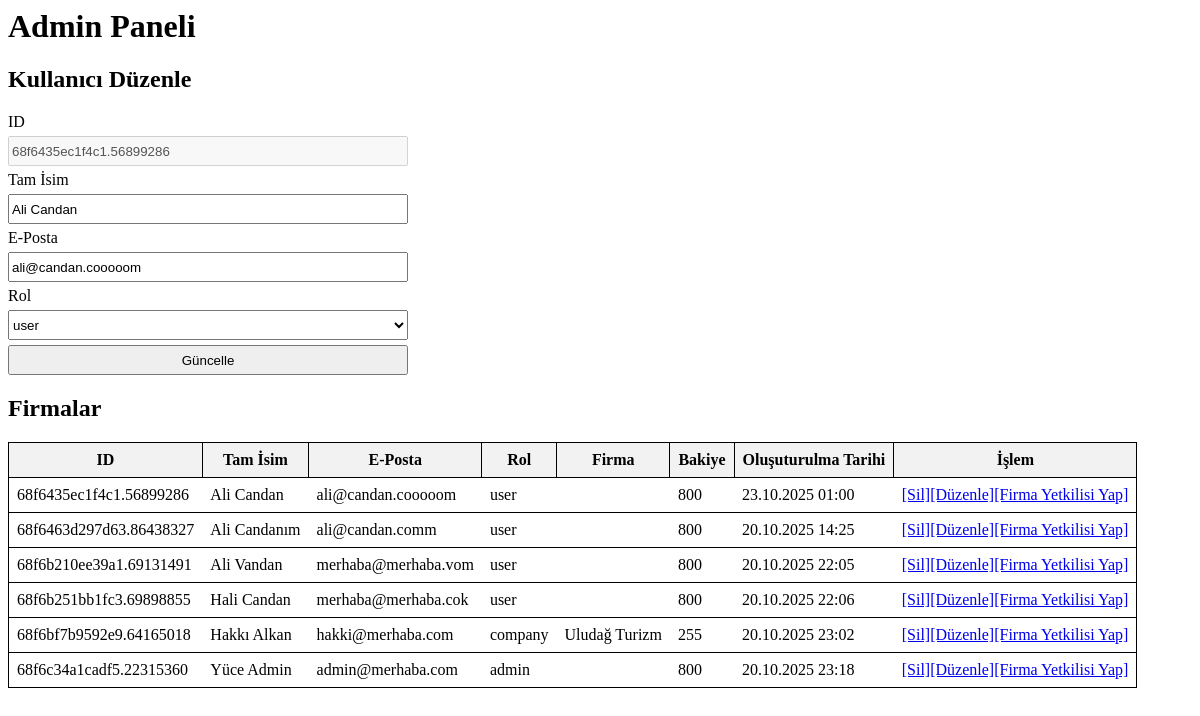
The page /templates/admin/adminpanel.php?action=kullanici-duzenle&kullanici-id=68f6435ec1f4c1.56899286 on the database its author committed.
### tables this page shows
CREATE TABLE User (
            id TEXT PRIMARY KEY NOT NULL,
            full_name TEXT NOT NULL,
            email TEXT UNIQUE NOT NULL,
            role TEXT NOT NULL,
            password TEXT NOT NULL,
            company_id TEXT,
            balance INTEGER NOT NULL DEFAULT 800,
            created_at TEXT NOT NULL DEFAULT CURRENT_TIMESTAMP,
            FOREIGN KEY (company_id) REFERENCES Bus_Company(id)
        );

CREATE TABLE Bus_Company (
            id TEXT PRIMARY KEY NOT NULL,
            name TEXT UNIQUE NOT NULL,
            logo_path TEXT,
            created_at TEXT NOT NULL DEFAULT CURRENT_TIMESTAMP
        );

### classes/Database.php (called while the page is built, shortened)
<?php
class Database {
    public function __construct()
    {
        $this->db = new SQLite3(__DIR__ . '/../database/database.db');
    }
}
?>

### classes/User.php (called while the page is built, shortened)
<?php
require_once __DIR__ . "/Database.php";
class User2 {
    private ?string $id;
    private ?string $full_name;
    private ?string $email;
    private ?string $role;
    private ?string $companyId;
    private ?int $balance;
    private ?DateTimeImmutable $created_at;
    public function __construct(
        ?string $id,
        ?string $full_name,
        ?string $email,
        ?Role $role,
        ?string $password,
        ?string $companyId,
        ?int $balance,
        ?DateTimeImmutable $created_at
    ) {
        $this->id = $id;
        $this->full_name = $full_name;
        $this->email = $email;
        $this->role = $role->value;
        $this->companyId = $companyId;
        $this->balance = $balance;
        $this->created_at = $created_at ?? new DateTimeImmutable();
    }
    public function getId(): ?string {
        return $this->id;
    }
    public function getFullName(): string {
        return $this->full_name;
    }
    public function getEmail(): string {
        return $this->email;
    }
    public function getRole(): string {
        return $this->role;
    }
    public function getBalance(): int {
        return $this->balance;
    }
    public function getCreatedAt(): ?DateTimeImmutable {
        return $this->created_at;
    }
    public function getCompanyId(): ?string {
        return $this->companyId;
    }
}
class UserRepository {
    private SQLite3 $db;
    public function __construct() {
        $this->db = new Database()->db;
    }
    private function hydrateUser(array $row): User2 {
        $createdAt = new DateTimeImmutable($row['created_at']);
        return new User2(
            $row['id'],
            $row['full_name'],
            $row['email'],
            Role::from($row['role']),
            $row['password'],
            $row['company_id'],
            $row['balance'],
            $createdAt,
        );
    }
    public function findById(string $id): ?User2 {
        $stmt = $this->db->prepare("SELECT * FROM User WHERE id = :id");
        $stmt->bindValue(":id", $id, SQLITE3_TEXT);
        $result = $stmt->execute();
        $row = $result->fetchArray(SQLITE3_ASSOC);
        return $row ? $this->hydrateUser($row) : null;
    }
    public function findAll(): array {
        $result = $this->db->query("SELECT * FROM User");
        $users = [];
        while ($row = $result->fetchArray(SQLITE3_ASSOC)) {
            $users[] = $this->hydrateUser($row);
        }
        return $users;
    }
}
?>

### classes/Company.php (called while the page is built, shortened)
<?php
class Company{
    private ?string $name;
    public function __construct(?string $name=null, ?string $id=null)
    {
        $this->name=$name;
    }
    public function getName():?string{
        return $this->name;
    }
}
class CompanyRepository{
    private SQLite3 $db;
    public function __construct()
    {
        $this->db = new Database()->db;
    }
    public function findById(?string $id): ?Company
    {
        if(empty($id)){
            return new Company();
        }
        $stmt = $this->db->prepare("SELECT * FROM Bus_Company WHERE id = :id");
        $stmt->bindValue(":id", $id);
        $result = $stmt->execute();
        $row = $result->fetchArray(SQLITE3_ASSOC);
        return new Company($row['name'], $row['id']);
    }
}
?>

### templates/admin/adminpanel.php (the view, shortened to what this page needs)
<?php
require_once __DIR__ . "/../../classes/Company.php";
$get_action = $_GET["action"] ?? false;
$userRepo = new UserRepository();
$companyRepo = new CompanyRepository();
?>
<html>
    <link rel="stylesheet" href="/assets/css/style.css">
    <body>
        <h1>Admin Paneli</h1>
        <?php if($get_action == "kullanici-duzenle"){ ?>
        <?php $kullanici = $userRepo->findById($_GET["kullanici-id"]);?>
        <div>
            <h2>Kullanıcı Düzenle</h2>
            <form action="" method="post">
                <div class="form-wrapper">
                    <label for="kullanici-id">ID</label>
                    <input type="text" value="<?php print_r($kullanici->getId()) ?>" disabled>
                    <input type="hidden" name="kullanici-id" value="<?php print_r($kullanici->getId()) ?>">
                    <label for="kullanici-isim">Tam İsim</label>
                    <input type="text" name="kullanici-isim" value="<?php print_r($kullanici->getFullName()) ?>">
                    <label for="kullanici-eposta">E-Posta</label>
                    <input type="email" name="kullanici-eposta" value="<?php print_r($kullanici->getEmail()) ?>">
                    <label for="kullanici-rol">Rol</label>
                    <select name="kullanici-rol">
                        <?php
                            $selected = "";
                            foreach(Role::cases() as $rol){
                                if($rol->value == $kullanici->getRole()){$selected = "selected";}
                                else{$selected = "";}
                                echo "<option value='{$rol->value}' {$selected}>{$rol->value}</option>";
                            }
                        ?>
                    </select>
                    <input type="submit" value="Güncelle">
                </div>
            </form>
        </div>
        <?php } ?>
        <div>
            <h2>Firmalar</h2>
            <div class="table-wrapper" >
                <?php
                echo "<table>";
                echo "<thead>";
                echo "<tr>";
                echo "<th>ID</th>";
                echo "<th>Tam İsim</th>";
                echo "<th>E-Posta</th>";
                echo "<th>Rol</th>";
                echo "<th>Firma</th>";
                echo "<th>Bakiye</th>";
                echo "<th>Oluşuturulma Tarihi</th>";
                echo "<th>İşlem</th>";
                echo "</tr>";
                echo "</thead>";
                echo "<tbody>";
                foreach($userRepo->findAll() as $row){
                    $id = urlencode($row->getId());
                    echo "<tr>";
                    echo "<td>" . $row->getId() . "</td>";
                    echo "<td>" . $row->getFullName() . "</td>";
                    echo "<td>" . $row->getEmail() . "</td>";
                    echo "<td>" . $row->getRole() . "</td>";
                    echo "<td>" . $companyRepo->findById($row->getCompanyId())->getName() . "</td>";
                    echo "<td>" . $row->getBalance() . "</td>";
                    echo "<td>" . $row->getCreatedAt()->format('d.m.Y H:i') . "</td>";
                    echo "<td>";
                    echo "<a href='?action=kullanici-sil&kullanici-id={$id}'>[Sil]</a>";
                    echo "<a href='?action=kullanici-duzenle&kullanici-id={$id}'>[Düzenle]</a>";
                    echo "<a href='?action=firma-admini-yetkilendir&kullanici-id={$id}'>[Firma Yetkilisi Yap]</a>";
                    echo "</td>";
                    echo "</tr>";
                }
                echo "</tbody>";
                echo "</table>";
                ?>
            </div>
        </div>
    </body>
</html>

### assets/css/style.css (style rules this page uses)
.form-wrapper { display: flex; flex-direction: column; gap: 5px; max-width: 400px; }
.table-wrapper table { border: 1px solid; border-collapse: collapse; }
.table-wrapper th { border: 1px solid; padding: 8px; background-color: #f2f2f2; }
.table-wrapper td { padding: 8px; border: solid; border-width: 1px 0 1px 0; }
input, select { height: 30px; }

### rows shown on the page
user: id "68f6435ec1f4c1.56899286", full_name "Ali Candan", email "ali@candan.cooooom", role "user", balance "800", format "23.10.2025 01:00"
user: id "68f6463d297d63.86438327", full_name "Ali Candanım", email "ali@candan.comm", role "user", balance "800", format "20.10.2025 14:25"
user: id "68f6b210ee39a1.69131491", full_name "Ali Vandan", email "merhaba@merhaba.vom", role "user", balance "800", format "20.10.2025 22:05"
user: id "68f6b251bb1fc3.69898855", full_name "Hali Candan", email "merhaba@merhaba.cok", role "user", balance "800", format "20.10.2025 22:06"
user: id "68f6bf7b9592e9.64165018", full_name "Hakkı Alkan", email "hakki@merhaba.com", role "company", company.name "Uludağ Turizm", balance "255", format "20.10.2025 23:02"
user: id "68f6c34a1cadf5.22315360", full_name "Yüce Admin", email "admin@merhaba.com", role "admin", balance "800", format "20.10.2025 23:18"

### other values the page prints
form field kullanici-rol "user"
